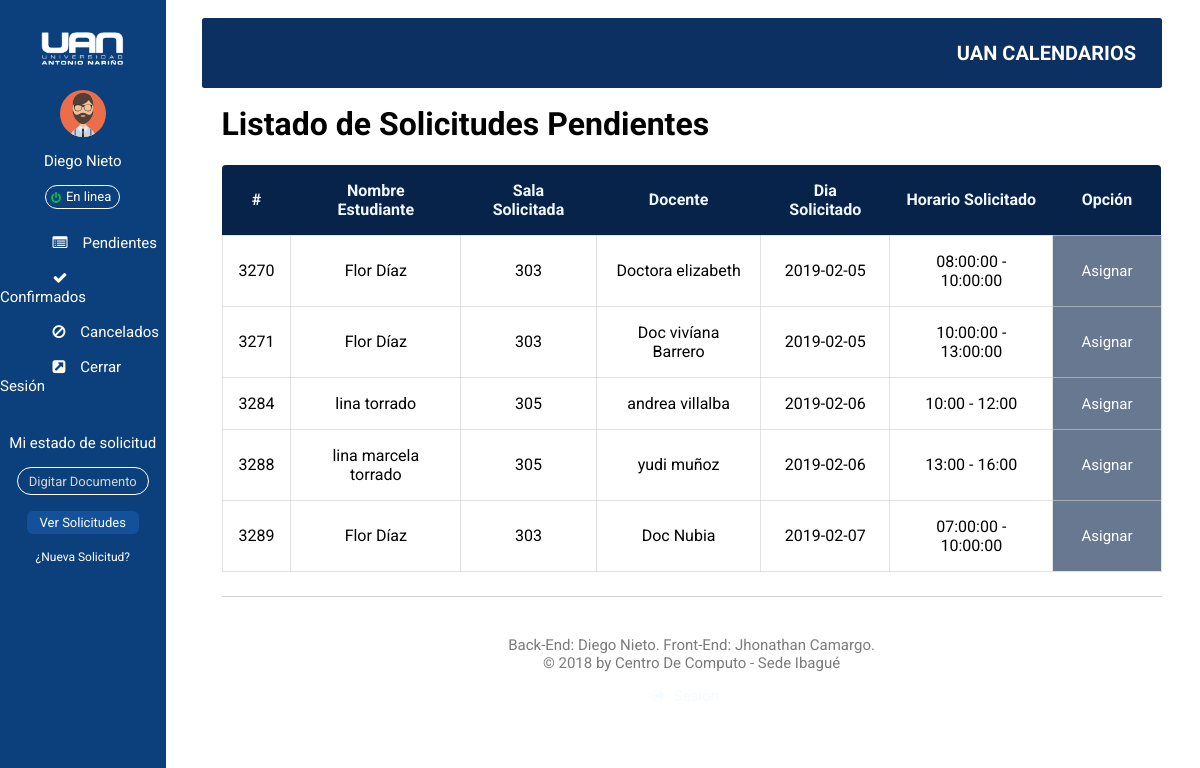
The page /listams.php (signed in) on the database its author committed.
### tables this page shows
CREATE TABLE IF NOT EXISTS `sala` (
  `id` int(11) NOT NULL AUTO_INCREMENT,
  `doc_st` bigint(20) NOT NULL,
  `name_st` varchar(30) NOT NULL,
  `date_req` varchar(20) NOT NULL,
  `home_room` varchar(25) NOT NULL,
  `teach` varchar(30) NOT NULL,
  `lapse_t` varchar(20) NOT NULL,
  `block_r` varchar(5) NOT NULL,
  `asigned_r` varchar(25) NOT NULL,
  `user_m` varchar(30) NOT NULL,
  `state` varchar(20) NOT NULL,
  `reason` varchar(30) NOT NULL,
  `name_can` varchar(20) NOT NULL,
  PRIMARY KEY (`id`),
  UNIQUE KEY `id` (`id`)
);

### db/dbs_utilities.php (called while the page is built, shortened)
<?php
$mysqli = new mysqli(DB_HOST,DB_USER,DB_PASSWORD,DB_DATABASE);
function verSolicitudT()
{
	global $mysqli, $result;
	$sql = "SELECT * FROM `sala` WHERE `state` LIKE 'Pendiente' ORDER BY `id` ASC LIMIT 10";
	$result = $mysqli->query($sql);
		if( $result->num_rows )	{
			return $result;
		}
		else{
			return false;
		}
}
function obtenerMonitor ($doc_adm){
	global $mysqli;
	$sql = "SELECT * FROM admin WHERE doc_ad = {$doc_adm}";
	$result = $mysqli->query($sql);
	if ($result->num_rows) {
		return $result->fetch_assoc();
	}else{
		return false;
	}
}
?>

### listams.php (the view, shortened to what this page needs)
<?php
include_once ('db/dbs_utilities.php');
    if (obtenerMonitor($_SESSION['uid'])) {
        $adm = obtenerMonitor($_SESSION['uid']);
    } else {
        header('Location: index.php?error=5');
        die();
    }
    if ($adm['position'] == 'Admin') {
        $result = verSolicitudT();
    }elseif ($adm['position'] == 'Monitor') {
        $result = verSolicitudMonitor();
    }else{
        $result = verSolicitudAuxiliar();
    }
?>
<!DOCTYPE html>
<html>
<head>
    <link rel="stylesheet" href="css/listas.css" type="text/css">
    <link rel="stylesheet" type="text/css" href="css/normalize7.css">
    <link rel="stylesheet" href="css/font-awesome.min.css">
</head>
<?php include_once ('header.php'); ?>
<body>
    <div class="container">
        <?php
            require('asideIzquierda.php');
        ?>
            <div class="asideDerecha">
                <div class="menu-listado">
                    <div>
                        <h1>Listado de Solicitudes Pendientes</h1>
                    </div>
                </div>
                <?php
            	if ($result == false ) {
            		echo "No se encuentran solicitudes con el numero de cedula: {$ced}";
            	}else{
            ?>
                <table class="table">
                    <thead>
                        <tr class="thead">
                            <th class="th-comienzo"> # </th>
                            <th> Nombre Estudiante </th>
                            <th> Sala Solicitada </th>
                            <th> Docente </th>
                            <th> Dia Solicitado </th>
                            <th> Horario Solicitado </th>
                            <th class="th-fin"> Opci&oacute;n </th>
                        </tr>
                        <?php
					while ($user = $result->fetch_assoc()) {
				?>
                    </thead>
                    <tbody>
                        <tr>
                            <td>
                                <?php echo $user['id']; ?>
                            </td>
                            <td>
                                <?php echo $user['name_st']; ?>
                            </td>
                            <td>
                                <?php echo $user['home_room']; ?>
                            </td>
                            <td>
                                <?php echo $user['teach']; ?>
                            </td>
                            <td>
                                <?php echo $user['date_req']; ?>
                            </td>
                            <td>
                                <?php echo $user['lapse_t']; ?>
                            </td>
                            <td class="td-btn">
                                <a class="btn" href="hora.php?id=<?php echo $user['id']; ?>" role="button">Asignar</a>
                            </td>
                        </tr>
                        <?php
						}
					?>
                    </tbody>
                </table>
                <?php
                            require_once('footer2.php');
                            ?>
            </div>
            <?php }  ?>
    </div>
</body>
</html>

### asideIzquierda.php (shortened to what this page needs)
<?php include_once ('db/dbs_utilities.php');
?>
<!DOCTYPE html>
<html lang="en">
<head>
    <link rel="stylesheet" type="text/css" href="css/asideIzquierda.css">
</head>
<body>
    <div class="asideIzquierda">
     <div class="des-movil">
          <a href="index.php"><div id="logo-iz">
          <img src="img/logoBlanco.png" alt="Logo Universidad">
      </div></a>
      <?php
            if (!isset($_SESSION['uid'])) {
      ?>
        <div id="usuario-iz">
          <img src="img/monitor.svg" alt="Avatar Monitor Con sesion iniciada">
          <p>¡Hola!</p>
          <form name="fsession" action="login.php" method="post">
            <input id="btn-se-iz" type="submit" name="btn-sesion" value="Iniciar">
          </form>
        </div>
        <div>
            <form name="fSolicitudes" action="listas.php" method="post">
                <div class="solicitud-2">
                    <p id="titulo-solicitud">Mi estado de solicitud</p>
                    <span class="formli"><input id="input-solicitar" type="number" name="doc_est" placeholder="Digitar Documento" required=""></span>
                    <span class="formli"><button id="boton-enviarSolicitud" type="submit" value="solicitar">Ver Solicitudes</button></span>
                    <a href="request.php" id="request-label">¿Nueva Solicitud?</a>
                </div>
            </form>
        </div>
      <?php
            }else{
                if ($_SESSION['uid'] !== '') {
                    $adm = obtenerMonitor($_SESSION['uid']);
                }
        ?>
      <div id="usuario-iz">
          <img src="img/monitor.svg" alt="Avatar Monitor Con sesion iniciada">
          <P> <?php echo $adm['name_ad'];?></P>
          <form name="flogout" action="logout.php" method="post">
            <input id="btn-se-iz-online" type="submit" name="btn-sesion" value="En linea">
          </form>
                <nav>
                    <ul class="usuario-iz-nav">
                        <li><a href="listams.php"><i class="fa fa-list-alt ico-pad" aria-hidden="true"></i>Pendientes</a></li>
                        <li><a href="listamc.php"><i class="fa fa-check ico-pad" aria-hidden="true"></i>Confirmados</a></li>
                        <li><a href="listamcs.php"><i class="fa fa-ban ico-pad" aria-hidden="true"></i>Cancelados</a></li>
                        <li><a href="logout.php"><i class="fa fa-external-link-square ico-pad" aria-hidden="true"></i>Cerrar Sesi&oacute;n</a></li>
                    </ul>
                </nav>
      </div>
      <div>
          <form name="fSolicitudes" action="listas.php" method="post">
              <div class="solicitud">
                  <p id="titulo-solicitud">Mi estado de solicitud</p>
                  <span class="formli"><input id="input-solicitar" type="number" name="doc_est" placeholder="Digitar Documento" required=""></span>
                  <span class="formli"><button id="boton-enviarSolicitud" type="submit" value="solicitar">Ver Solicitudes</button></span>
                  <a href="request.php" id="request-label">¿Nueva Solicitud?</a>
             </div>
          </form>
        </div>
            <?php } ?>
     </div>
    </div>
</body>
</html>

### css/listas.css (style rules this page uses)
html, body { background-color: white; height: 100%; }
.asideDerecha { margin: 0px; }
.container { display: flex; height: 100%; }
table { width: 100%; }
table td { text-align: center; padding: 1em; border: .1px solid rgba(208, 208, 208, 0.59); }
.btn { padding: .8em; border-radius: 5px; border-color: transparent; width: 100%; height: 100%; }
.td-btn { background-color: rgba(8, 35, 74, 0.61); }
.thead { background-color: #08234a; color: aliceblue; }
.thead th { padding: 1em; }
.th-comienzo { border-radius: 4px 0 0 0; }
.th-fin { border-radius: 0 4px 0px 0; }

### css/styles.css (style rules this page uses)
* { font-family: 'Roboto', sans-serif; }
a { text-decoration: none; color: #FFFFFF; }
body { background-color: #FFFFFF; display: -webkit-box; display: -ms-flexbox; display: flex; -webkit-box-orient: vertical; -webkit-box-direction: normal; -ms-flex-direction: column; flex-direction: column; margin: 0; }
ul { padding: 0; list-style: none; }
.asideIzquierda { display: flex; flex-direction: column; padding: 2em 0 0 0; text-align: left; background-color: #0c407c; color: #FFFFFF; -webkit-box-flex: 1; -ms-flex: 1 0 0px; flex: 1 0 0px; }
.asideIzquierda p, a { font-size: 15px; }
#logo-iz { display: flex; flex-direction: column; align-items: center; }
#logo-iz img { width: 50%; }
#usuario-iz { margin-top: 15%; display: flex; flex-direction: column; align-items: center; }
#usuario-iz img { width: 28%; }
#btn-se-iz-online { background: url("../img/ico/sesioniconline.png") no-repeat scroll 0 0 transparent; border: 1px solid white; border-radius: 20px; font-size: 13px; padding: .3em .6em .3em 1.5em; }
#btn-se-iz, #btn-se-iz-online { background-position: 5px 6px; }
.asideDerecha { margin: 7% 2.4em 4em 3.5em; display: -webkit-box; display: -ms-flexbox; display: flex; -webkit-box-orient: vertical; -webkit-box-direction: normal; -ms-flex-direction: column; flex-direction: column; -webkit-box-flex: 4; -ms-flex: 4 0 0px; flex: 5.68 0 0px; }
.formli { margin-bottom: 1em; }
.solicitud { display: flex; flex-direction: column; justify-content: center; align-items: center; }
#boton-enviarSolicitud { font-size: 13px; border: 0; background-color: #13529a; padding: .3em 1em; border-radius: 6px; }
#request-label { font-size: 12px; }
#input-solicitar { border: 1px solid white; text-align: center; color: #ffffff; padding: .4em; border-radius: 15px; width: 120px; font-size: 13px; background-color: transparent; }
input[type=number] { -moz-appearance:textfield; }

### css/asideIzquierda.css (style rules this page uses)
#usuario-iz nav { width: 100%; }
.usuario-iz-nav { width: 100%; display: flex; flex-direction: column; justify-content: center; align-content: center; align-items: center; }
.usuario-iz-nav li { width: 100%; height: 100%; padding: 8px 0px 8px 0px; }
.ico-pad { padding-right: 1em; padding-left: 3.5em; }

### rows shown on the page
sala: id "3270", name_st "Flor Díaz", home_room "303", teach "Doctora elizabeth", date_req "2019-02-05", lapse_t "08:00:00 - 10:00:00"
sala: id "3271", name_st "Flor Díaz", home_room "303", teach "Doc vivíana Barrero", date_req "2019-02-05", lapse_t "10:00:00 - 13:00:00"
sala: id "3284", name_st "lina torrado", home_room "305", teach "andrea villalba", date_req "2019-02-06", lapse_t "10:00 - 12:00"
sala: id "3288", name_st "lina marcela torrado", home_room "305", teach "yudi muñoz", date_req "2019-02-06", lapse_t "13:00 - 16:00"
sala: id "3289", name_st "Flor Díaz", home_room "303", teach "Doc Nubia", date_req "2019-02-07", lapse_t "07:00:00 - 10:00:00"

### other values the page prints
$adm['name_ad'] "Diego Nieto"
